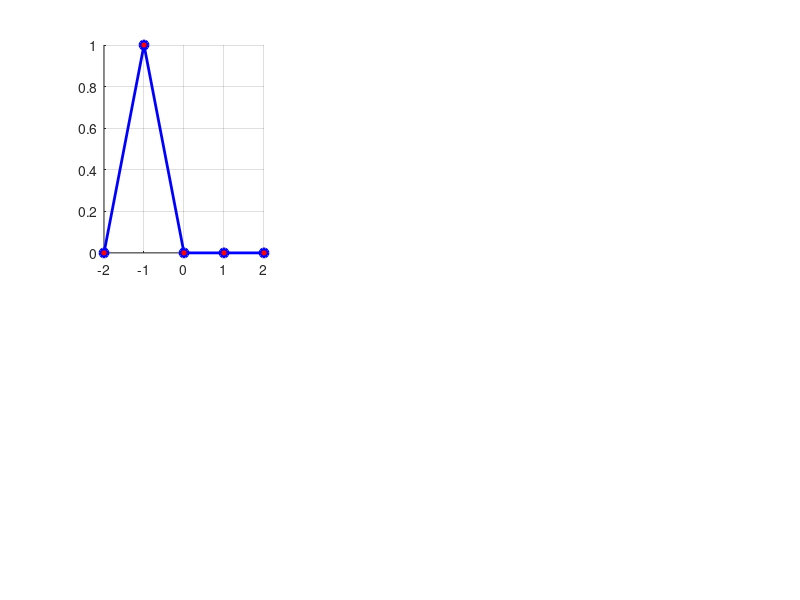

This chart was generated by the following MATLAB code: (Note: this script raises an error after producing the figure.)
clc;   clear all;
% close all;

% th_i =   30/180*pi;  % angle of incidence
% th_ind= 30/180*pi;         % angle at which the structure was designed to operate in a specific way (designed angle of incidence)
% th_rd =  -30/180*pi;  % - 2*th_ind; %retroreflection
th_i =   0/180*pi;  % angle of incidence
th_ind= 0/180*pi;         % angle at which the structure was designed to operate in a specific way (designed angle of incidence)
th_rd =  70/180*pi;  % - 2*th_ind; %retroreflection

th_i =  45/180*pi;  % 58.6003 % angle of incidence
th_ind= 45/180*pi;         % angle at which the structure was designed to operate in a specific way (designed angle of incidence)
th_rd =   -45/180*pi;  % - 2*th_ind; %retroreflection

%%
R= 0.99995%*sqrt(cos(th_ind)/cos(th_rd)); % define the retro reflectivity
%     = 0.99995  for Ana Diaz-Rubio$Eq.(2) ;  
%     adding term  *sqrt(cos(th_ind)/cos(th_rd))   for Ana Diaz-Rubio$Eq.(3)

%%
rho0=1.29; % density of the free medium
c0=343; % sound speed of the free medium

freq=2e3;  omega=2*pi*freq;   % designed frequency
lambda=c0/freq;           % designed wavelength
k0=2*pi/lambda;           % wavenumber of the incidence
%
N = 4;      % defines the last order of Fourier harmonic FOR THE IMPEDANCE expansion (should be EVEN)
%
thetain = 0;  % thetain = (0.01:0.4:pi/2.1);
dz = lambda*1;   Eledz = 20;
z = 0: dz/(Eledz-1) : dz;

for iez = 1:1:length(z)
    
    for ee = 1:1:length(thetain)
        
        D=lambda/(2*sin(th_ind));              D = lambda/ abs(sin(th_ind) - sin(th_rd));% satisfy phase 2\pi
        Dxn = D;
        
        for point = 1:1:length(D)
            
            Z0= rho0 * c0;  % wave impedance of free space for normal incidence
            
            %%
            offset = 0.5*Dxn/(2*N+1); % 0.5 - Middle point
            xn=0+offset: Dxn/(2*N+1): Dxn- Dxn/(2*N+1)+offset;  % coordinate along the gradient
            
            %% define surface impedance
            
            P0=1;      % amplitude of the incident wave
            
            P_t=P0*(exp(-1i*k0*sin(th_ind)*xn) + R*exp(-1i*k0*sin(th_rd)*xn +1i*pi*0 )); %  total pressure filed
            v_t=P0/Z0*(exp(-1i*k0*sin(th_ind)*xn) * cos(th_ind) -  R*exp(-1i*k0*sin(th_rd)*xn +1i*pi*0 ) * cos(th_rd)); % total particle velocity filed
            %             P_t=P0*(exp(-1i*k0*sin(th_ind)*xn) + R*0.5*exp(-1i*k0*sin(th_rd)*xn)+ R*0.5*exp(1i*k0*sin(th_rd)*xn)); %  total pressure filed
            %             v_t=P0/Z0*(exp(-1i*k0*sin(th_ind)*xn) * cos(th_ind) -  R*0.5*exp(-1i*k0*sin(th_rd)*xn ) * cos(th_rd)...
            %                                                                                        -  R*0.5*exp( 1i*k0*sin(th_rd)*xn ) * cos(th_rd)); % total particle velocity filed
            Zs = P_t./v_t; % required surface impedance
% % % % % %        Zs = -1i * Z0/cos(th_ind) * cot( (sin(th_ind) -  sin(th_rd)) *k0 *(xn-D/2) /2 );  % conventional design
             Phi_r = (sin(th_ind) -  sin(th_rd)) .*k0 .*xn;
%             Zs =  1i * Z0/cos(th_ind) .* cot( Phi_r ./2 );  % Ana Diaz-Rubio$Eq.(1); V.S. Asadchy2017 Eq(4)
%             Zs =  Z0 * (1+exp(1i*Phi_r))./(cos(th_ind)-cos(th_rd).*exp(1i.*Phi_r));  % Ana Diaz-Rubio$Eq.(2)
            Zs =  Z0/sqrt(cos(th_ind)*cos(th_rd)) .* (sqrt(cos(th_rd))+sqrt(cos(th_ind)).*exp(1i.*Phi_r))./...
                           (sqrt(cos(th_ind))-sqrt(cos(th_rd)).*exp(1i.*Phi_r));  % Ana Diaz-Rubio$Eq.(3)


            P_t=P0*(exp(-1i*k0*sin(th_ind)*xn) + R*exp(-1i*k0*sin(th_rd)*xn+  1i*pi * 0 )); % V.S. Asadchy2017 Eq.(5). total pressure filed
            %
            v_t=P0/Z0*(exp(-1i*k0*sin(th_ind)*xn) * cos(th_ind) -  R*exp(-1i*k0*sin(th_rd)*xn+  1i*pi * 0 ) * cos(th_rd)); % total particle velocity filed
            %             v_t=P0/Z0*(exp(-1i*k0*sin(th_ind)*xn) -  R*exp(-1i*k0*sin(th_rd)*xn) ); % total particle velocity filed
            %
            Zs = P_t./v_t; % required surface impedance


            %   in comsol          -i*Z0/cos(theta_i)*cot(k*(sin(theta_r) - sin(theta_i))*(x-D/2)/2)
            %% xx is the order of the harmonics
            for ii=1:N+1                        % auxiliary variable
                xx(ii)=ii;
            end
            xx= -(-xx+N/2+1);
            
            %% Finding Fourier harmonics of the impedance
            zp=(fftshift(fft(Zs)/(2*N+1)));
            
            %% Composing the impedance based on the determined harmonics, Z is impedance matrix
            
            Zs_Fourier=zeros(N+1,N+1);
            for in1=1:N+1     %row
                for in2=1:N+1 % colummn
                    Zs_Fourier(in1,in2)=zp(N+1+in2-in1);  % int2 and int1 ?: Zs_Fourier(in1,in2)=zp(N+1+in1-in2);
                end
            end
            
            Ya=zeros(N+1,N+1);
            for nn=1:N+1
                %%%%%%%%%%%%%%%%%%%%%%%%%%%%%%%%%%%%%%
                krx(nn) =   k0*sin(th_i) + 2*pi/D*(nn-1-N/2);
                krz(nn) = sqrt(k0^2- krx(nn)^2);     realkrz(nn) = real(krz(nn));  %     (krx./k0)*abs(b)
                %
                
                krx(nn) = isreal(krz(nn)) .* krx(nn);          %%%%%%%%%% important !%%%%%%
                krz(nn) = isreal(krz(nn)) .* krz(nn);          %%%%%%%%%% important !%%%%%%
                
                %
                zan(nn,1) =  rho0*omega/krz(nn) ; % Ya is a diagonal matrix with its main entry representing the admittance of each space harmonic
                theta_r(nn) = asin(krx(nn)/k0);
                
            end
            Za = diag(zan);  %%%
            Ya = (Za)^-1;  %%%
            
            I=eye(N+1); % I is the identity matrix
            REF = pinv(Zs_Fourier*Ya + I )*(Zs_Fourier*Ya - I );            % 'pinv' function works better than 'inv'
            
            Pin_m = zeros(N+1,1);
            Pin_m(N/2+1,1) = P0;  % specify here what incident harmonics excite the surface. by default only one propagating wave is incident.
            Pr_m = REF*Pin_m;                          % Prm gives the amplitudes of the reflected harmonics
            %%
            
            RekrzM(point,:) = realkrz/k0;
            theta_rM(point,:) = real(theta_r);
            
        end
        if ee==1
            Akrz = RekrzM;
            Btheta = theta_rM;
        else
            Akrz = horzcat(Akrz,RekrzM);
            Btheta = horzcat(Btheta,theta_rM);
        end
    end
    a = Pin_m;   b = Pr_m;
    
    %     b(N/2-2) = 0;
    %     b(N/2-1) = 0;
    %     b(N/2) = 0;
    % %     b(N/2+1) = 0;
    %     b(N/2+2) = 0;
    %     b(N/2+3) = 0;
    %     b(N/2+4) = 0;
    
    
    Elex = length(xn);
    
    for j = 1: Elex
        p_ref(j) =  ((exp(1i*krz*z(iez)*1)).*a.'*0 + (exp(-1i*krz*z(iez)*1)).*b.') ...
            *( sqrt(1/1) .*exp(-1i*krx*xn(j))  ).' ; % Eq.(6.41)
        v_ref(j) =  (( zan.^-1)' .*( (exp(1i*krz*z(iez)*1)).*a.'*0 - (exp(-1i*krz*z(iez)*1)).*b.' ) ) ...
            *( sqrt(1/1) .*exp(-1i*krx*xn(j)) ).';

        %% velocity direction
        v_ref_x(j) =  ((Z0* zan.^-1)' .*( (exp(1i*krz*z(iez)*1)).*a.'*0 + (exp(-1i*krz*z(iez)*1)).*b.'   .* krx./k0 ) ) ...
            *( sqrt(1/1) .*exp(-1i*krx*xn(j)) ).' /Z0;
        v_ref_y(j) =  ((Z0* zan.^-1)' .*( (exp(1i*krz*z(iez)*1)).*a.'*0 + (exp(-1i*krz*z(iez)*1)).*b.'   .* krz./k0 ) ) ...
            *( sqrt(1/1) .*exp(-1i*krx*xn(j)) ).' /Z0;

        %% total field
        p_tot(j) =  ((exp(1i*krz*z(iez)*1)).*a.'*1 + (exp(-1i*krz*z(iez)*1 )).*b.') ...
            *( sqrt(1/1) .*exp(-1i*krx*xn(j))  ).' ; % Eq.(6.41)
        v_tot(j) =  ((Z0* zan.^-1)' .*( (exp(1i*krz*z(iez)*1)).*a.'*1 - (exp(-1i*krz*z(iez)*1 )).*b.' ) ) ...
            *( sqrt(1/1) .*exp(-1i*krx*xn(j)) ).' /Z0;
        % total x y velocity
        v_tot_x(j) =  ((Z0* zan.^-1)' .*( (exp(1i*krz*z(iez)*1)).*a.'*sin(th_i) + (exp(-1i*krz*z(iez)*1)).*b.'   .* krx./k0 ) ) ...
            *( sqrt(1/1) .*exp(-1i*krx*xn(j)) ).' /Z0;
        v_tot_y(j) =  ((Z0* zan.^-1)' .*(  - (exp(1i*krz*z(iez)*1)).*a.'*cos(th_i) + (exp(-1i*krz*z(iez)*1)).*b.'   .* krz./k0 ) ) ...
            *( sqrt(1/1) .*exp(-1i*krx*xn(j)) ).' /Z0;
    end

    %%
    P_ref(iez, 1 :1: Elex )  = p_ref;       P_tot(iez, 1 :1: Elex )  = p_tot;
    V_ref(iez, 1 :1: Elex )  = v_ref;       V_tot(iez, 1 :1: Elex )   = v_tot;
    
    V_ref_x(iez, 1 :1: Elex )  = v_ref_x;         V_ref_y(iez, 1 :1: Elex )  =  v_ref_y;
    V_tot_x(iez, 1 :1: Elex )  = v_tot_x;         V_tot_y(iez, 1 :1: Elex )  =  v_tot_y;
    
    
end

% plot something

% Incident_Inten_tot = 0.5*real(P_t.*conj(v_t*Z0));   
Incident_Inten_tot = 0.5*real(P0*exp(-1i*k0*sin(th_ind)*xn).*conj(P0/Z0*(exp(-1i*k0*sin(th_ind)*xn) * cos(th_ind))))

ReInten_tot = 0.5*real(P_ref.*conj(V_tot));   

ReInten_ref_x =  0.5*real(P_ref.*conj(V_ref_x));        ReInten_ref_y =  0.5*real(P_ref.*conj(V_ref_y));
ReInten_tot_x =  0.5*real(P_tot.*conj(V_tot_x));        ReInten_tot_y  =  0.5*real(P_tot.*conj(V_tot_y));
%%
% angle_Intensity = atan(ReInten_y./ReInten_x)*180/pi;
Real_V_ref = real(V_ref);
ReInten_ref = 0.5*real(R*exp(-1i*k0*sin(th_rd)*xn  ).*conj(V_ref));

% [gx, gz] = gradient(Real_V_ref);

% Harmonics that propagating into far field.
iii = 1;
for nn=1:N+1
    if krz(nn)~=0
        harmonics(iii) = nn-1-N/2;
        marker_xx(iii) = nn;
        iii = iii+1;
    end
end

%% subplot
fontsz = 17; linewd = 1.5; markersz = 8; fontszgca = 3;
X = 0 :Dxn/(Elex-1): Dxn;   %z = 0: dz/(Eledz-1) : dz;  % z = z(end:-1:1);
[X, z] = meshgrid(X,  z);

beishu0 = 0.95;
% figure;
factor = dz/Dxn;   %*factor
n1 = 2; % number of rows
n2 = 3; % number of columns
figure('Position',[0 0 250*n2 250*n1*factor]+50);
nw = 0.6; % normalized width
nh = 0.6;  % normalized height
%%
for k1 = 1:n1
    for k2 = 1:n2
        h=subplot(n1, n2, (k1-1)*n2 + k2);
        
        %
        switch k1
            case 1
                switch k2
                    case 1
                        grid on;       %   grid minor;
                        hold on;
                        PP = plot(xx,abs(Pr_m),'-o','color','b','LineWidth',2,'MarkerFaceColor','r' );
                        hold on;
                        PP2 = plot(xx,abs(Pr_m),'d', 'MarkerIndices',marker_xx, 'MarkerFaceColor','g', 'MarkerSize',10);
                        xlabel('Harmonics $n$','Interpreter', 'LaTeX','FontSize',fontsz);
                        ylabel('Amplitude ($|A_n|/P_{\rm in}$)', 'Interpreter', 'LaTeX','FontSize',fontsz);
                        xlim([-3 3]);  xticks(-10:2:10); yticks(-10:0.5:10);  ylim([-0.0005 1]); 
                        legend('');   h = legend;   h.Visible = 'off';
                        set(legend,'Interpreter','latex','edgecolor','none','Location','northwest','FontSize',fontsz);
                        set(gca,'position',[(1-nw)/n2/2 + (k2-1)/n2+0.03, (1-nh)/n1/2 + 1-k1/n1,  nw/n2, nh/n1]*beishu0);
                    case 2
                        grid on;         grid minor;
                        hold on;        
                        PP = plot(xx,theta_r*180/pi,'-o','color','b','LineWidth',2,'MarkerFaceColor','r' );
                        hold on;
                        PP2 = plot(xx,theta_r*180/pi,'d', 'MarkerIndices',marker_xx, 'MarkerFaceColor','g', 'MarkerSize',7);
                        xlabel('Harmonics $n$','Interpreter', 'LaTeX','FontSize',fontsz);
                        ylabel('Reflected angle $\theta_{\rm r}$', 'Interpreter', 'LaTeX','FontSize',fontsz);
                        xlim([-3 3]); ylim([-90 90]); xticks(-10:2:10); yticks(-90:15:90); %colorbar('Ticks',[-90:30:90]);    caxis([-90 90]);
                        legend('');   h = legend;   h.Visible = 'off'; 
                        set(legend,'Interpreter','latex','edgecolor','none','Location','northwest','FontSize',fontsz);
                        set(gca,'position',[(1-nw)/n2/2 + (k2-1)/n2+0.03, (1-nh)/n1/2 + 1-k1/n1,  nw/n2, nh/n1]*beishu0);
                    case 3
                        plot(xn/Dxn,real(vpa(Zs,4))/Z0,'-o','color','k','LineWidth',2,'MarkerFaceColor','k')
                        xlabel('$x/D$', 'Interpreter', 'LaTeX','FontSize',fontsz);
                        ylabel('${\rm Re}(Z_s/Z0)$', 'Interpreter', 'LaTeX','FontSize',fontsz);
                        ylim([-0.2 0.2])
                        legend('');   h = legend;   h.Visible = 'off';
                        set(legend,'Interpreter','latex','edgecolor','none','Location','northwest','FontSize',fontsz);
                        grid on
                        set(gca,'position',[(1-nw)/n2/2 + (k2-1)/n2+0.03, (1-nh)/n1/2 + 1-k1/n1,  nw/n2, nh/n1]*beishu0);
                    case 4
                        plot(xn/Dxn,imag(Zs)/Z0,'-o','color','b','LineWidth',2,'MarkerFaceColor','b');
                        xlabel('$x/D$', 'Interpreter','LaTeX','FontSize',fontsz);
                        ylabel('${\rm Imag}(Z_s/Z0)$', 'Interpreter', 'LaTeX','FontSize',fontsz);
                        % xlim([-20 20])
                        legend('');   h = legend;   h.Visible = 'off';
                        set(legend,'Interpreter','latex','edgecolor','none','Location','northwest','FontSize',fontsz);
                        grid on
                        set(gca,'position',[(1-nw)/n2/2 + (k2-1)/n2+0.03, (1-nh)/n1/2 + 1-k1/n1,  nw/n2, nh/n1]*beishu0);
                    case 5
                        plot( xn/Dxn, - real(vpa(ReInten_tot_y(1,:)/ Incident_Inten_tot(1), 5)),'-d','color','k','LineWidth',2,'MarkerFaceColor','b');hold on;
                        plot( xn/Dxn,real(vpa(ReInten_tot_y(iez,:)/ Incident_Inten_tot(1), 5)),'--o','color','b','LineWidth',2,'MarkerFaceColor','b');hold on;
                        xlabel('$x/D$', 'Interpreter', 'LaTeX','FontSize',fontsz);
                        ylabel('$I_y$/$I_{\mathrm{i}}$', 'Interpreter', 'LaTeX','FontSize',fontsz);
%                                  ylim([-3e-4 3e-4]);  yticks(-3e-4:3e-4/3:3e-4); %colorbar('Ticks',[-90:30:90]);    caxis([-90 90]);
                        %                         ylabel('Ticks',[-4.46 -4.44]);
%                         colorbar('Ticks',[-10:2:10]);               caxis([-4.46 -4.44]);
                        legend('at $y=0$','at $y=d_z$');   h = legend;  % h.Visible = 'off';
                        set(legend,'Interpreter','latex','edgecolor','none','Location','northoutside','FontSize',fontsz);
                        grid on;
                        %                         ylabel('$y/D$', 'Interpreter', 'LaTeX','FontSize',fontsz);
                        set(gca,'position',[(1-nw)/n2/2 + (k2-1)/n2+0.03, (1-nh)/n1/2 + 1-k1/n1,  nw/n2, nh/n1]*beishu0);
% % %                         plot( xn/Dxn, real(vpa(ReInten_tot_x(1,:),5)),'-d','color','k','LineWidth',2,'MarkerFaceColor','b');hold on;
% % %                         plot( xn/Dxn,real(vpa(ReInten_tot_x(iez,:),5)),'--o','color','b','LineWidth',2,'MarkerFaceColor','b');hold on;
% % %                         xlabel('$x/D$', 'Interpreter', 'LaTeX','FontSize',fontsz);
% % %                         ylabel('$I_x$', 'Interpreter', 'LaTeX','FontSize',fontsz);
% % %                             ylim([-0e-3 1e-3]);  yticks(-0e-3:1e-3/4:1e-3); %colorbar('Ticks',[-90:30:90]);    caxis([-90 90]);
% % %                         %                         ylabel('Ticks',[-4.46 -4.44]);
% % % %                         colorbar('Ticks',[-10:2:10]);               caxis([-4.46 -4.44]);
% % %                         legend('at $y=0$','at $y=d_z$');   h = legend;  % h.Visible = 'off';
% % %                         set(legend,'Interpreter','latex','edgecolor','none','Location','northoutside','FontSize',fontsz);
% % %                         grid on;
% % %                         %                         ylabel('$y/D$', 'Interpreter', 'LaTeX','FontSize',fontsz);
% % %                         set(gca,'position',[(1-nw)/n2/2 + (k2-1)/n2+0.03, (1-nh)/n1/2 + 1-k1/n1,  nw/n2, nh/n1]*beishu0);
                    case 6
                        plot( z/dz,   real(vpa(ReInten_tot_x(:,1)/Incident_Inten_tot(1),5)),'-d','color','k','LineWidth',2,'MarkerFaceColor','b');hold on;
                        plot( z/dz, real(vpa(ReInten_tot_x(:,Elex- 0)/Incident_Inten_tot(1),5)),'--o','color','b','LineWidth',2,'MarkerFaceColor','b');hold on;
                        xlabel('$y/d_z$', 'Interpreter', 'LaTeX','FontSize',fontsz);
                        ylabel('$I_x$/$I_{\mathrm{i}}$', 'Interpreter', 'LaTeX','FontSize',fontsz);
                                    ylim([-2e-3 2e-3]);  yticks(-2e-3:1e-3:2e-3); %colorbar('Ticks',[-90:30:90]);    caxis([-90 90]);
                        %                         ylabel('Ticks',[-4.46 -4.44]);
%                         colorbar('Ticks',[0:0.5:2]*0.001);               
caxis([0 2]*0.001);
                        legend('at $x=0$','at $x= D$');  % h = legend;  % h.Visible = 'off';
                        set(legend,'Interpreter','latex','edgecolor','none','Location','northoutside','FontSize',fontsz);
                        grid on;
                        %                         ylabel('$y/D$', 'Interpreter', 'LaTeX','FontSize',fontsz);
                        set(gca,'position',[(1-nw)/n2/2 + (k2-1)/n2+0.03, (1-nh)/n1/2 + 1-k1/n1,  nw/n2, nh/n1]*beishu0);
% % %                         plot( z/dz, real(vpa(ReInten_tot_y(:,1),5)),'-d','color','k','LineWidth',2,'MarkerFaceColor','b');hold on;
% % %                         plot( z/dz,real(vpa(ReInten_tot_y(:,Elex),5)),'--o','color','b','LineWidth',2,'MarkerFaceColor','b');hold on;
% % %                         xlabel('$y/d_z$', 'Interpreter', 'LaTeX','FontSize',fontsz);
% % %                         ylabel('$I_y$', 'Interpreter', 'LaTeX','FontSize',fontsz);
% % %                                 ylim([-3e-4 3e-4]);  yticks(-3e-4:3e-4/3:3e-4); %colorbar('Ticks',[-90:30:90]);    caxis([-90 90]);
% % %                         %                         ylabel('Ticks',[-4.46 -4.44]);
% % % %                         colorbar('Ticks',[-10:2:10]);               caxis([-4.46 -4.44]);
% % %                         legend('at $x=0$','at $x= D$');  % h = legend;  % h.Visible = 'off';
% % %                         set(legend,'Interpreter','latex','edgecolor','none','Location','northoutside','FontSize',fontsz);
% % %                         grid on;
% % %                         %                         ylabel('$y/D$', 'Interpreter', 'LaTeX','FontSize',fontsz);
% % %                         set(gca,'position',[(1-nw)/n2/2 + (k2-1)/n2+0.03, (1-nh)/n1/2 + 1-k1/n1,  nw/n2, nh/n1]*beishu0);
                        %%
                        row = 1;   col = row;
                        conservation = - sum(ReInten_tot_x(1+row:iez-row,1+col)) ...
                                              + sum(ReInten_tot_x(1+row:iez-row, Elex-col)) ...
                                              - sum(ReInten_tot_y(1+row,1+col:Elex-col)) ...
                                             + sum(ReInten_tot_y(iez-row,1+col:Elex-col))
                end
                %%
                
                
            case 2
                switch k2
                    case 1
                        plot(xn/Dxn,imag(Zs)/Z0,'-o','color','b','LineWidth',2,'MarkerFaceColor','b');
                        xlabel('$x/D$', 'Interpreter','LaTeX','FontSize',fontsz);
                        ylabel('${\rm Imag}(Z_s/Z0)$', 'Interpreter', 'LaTeX','FontSize',fontsz);
                        % xlim([-20 20])
                        legend('');   h = legend;   h.Visible = 'off';
                        set(legend,'Interpreter','latex','edgecolor','none','Location','northwest','FontSize',fontsz);
                        grid on
                        set(gca,'position',[(1-nw)/n2/2 + (k2-1)/n2+0.03, (1-nh)/n1/2 + 1-k1/n1,  nw/n2, nh/n1]*beishu0);
                    case 2
                        plot( xn/Dxn,  real(vpa(ReInten_tot_y(1,:)/ Incident_Inten_tot(1), 5)),'-d','color','k','LineWidth',2,'MarkerFaceColor','b');hold on;
                        plot( xn/Dxn,real(vpa(ReInten_tot_y(iez,:)/ Incident_Inten_tot(1), 5)),'--o','color','b','LineWidth',2,'MarkerFaceColor','b');hold on;
                        xlabel('$x/D$', 'Interpreter', 'LaTeX','FontSize',fontsz);
                        ylabel('$I_y$/$I_{\mathrm{i}}$', 'Interpreter', 'LaTeX','FontSize',fontsz);
                                 ylim([-10e-3 10e-3]);  yticks(-10e-3:10e-3/2:10e-3); %colorbar('Ticks',[-90:30:90]);    caxis([-90 90]);
                        %                         ylabel('Ticks',[-4.46 -4.44]);
%                         colorbar('Ticks',[-10:2:10]);               caxis([-4.46 -4.44]);
                        legend('at $y=0$','at $y=d_z$');   h = legend;  % h.Visible = 'off';
                        set(legend,'Interpreter','latex','edgecolor','none','Location','northoutside','FontSize',fontsz);
                        grid on;
                        %                         ylabel('$y/D$', 'Interpreter', 'LaTeX','FontSize',fontsz);
                        set(gca,'position',[(1-nw)/n2/2 + (k2-1)/n2+0.03, (1-nh)/n1/2 + 1-k1/n1,  nw/n2, nh/n1]*beishu0);
% % %                         plot( xn/Dxn, real(vpa(ReInten_tot_x(1,:),5)),'-d','color','k','LineWidth',2,'MarkerFaceColor','b');hold on;
% % %                         plot( xn/Dxn,real(vpa(ReInten_tot_x(iez,:),5)),'--o','color','b','LineWidth',2,'MarkerFaceColor','b');hold on;
% % %                         xlabel('$x/D$', 'Interpreter', 'LaTeX','FontSize',fontsz);
% % %                         ylabel('$I_x$', 'Interpreter', 'LaTeX','FontSize',fontsz);
% % %                             ylim([-0e-3 1e-3]);  yticks(-0e-3:1e-3/4:1e-3); %colorbar('Ticks',[-90:30:90]);    caxis([-90 90]);
% % %                         %                         ylabel('Ticks',[-4.46 -4.44]);
% % % %                         colorbar('Ticks',[-10:2:10]);               caxis([-4.46 -4.44]);
% % %                         legend('at $y=0$','at $y=d_z$');   h = legend;  % h.Visible = 'off';
% % %                         set(legend,'Interpreter','latex','edgecolor','none','Location','northoutside','FontSize',fontsz);
% % %                         grid on;
% % %                         %                         ylabel('$y/D$', 'Interpreter', 'LaTeX','FontSize',fontsz);
% % %                         set(gca,'position',[(1-nw)/n2/2 + (k2-1)/n2+0.03, (1-nh)/n1/2 + 1-k1/n1,  nw/n2, nh/n1]*beishu0);
                    case 3
                        plot( z/dz,   real(vpa(ReInten_tot_x(:,1)/Incident_Inten_tot(1),5)),'-d','color','k','LineWidth',2,'MarkerFaceColor','b');hold on;
                        plot( z/dz, real(vpa(ReInten_tot_x(:,Elex- 0)/Incident_Inten_tot(1),5)),'--o','color','b','LineWidth',2,'MarkerFaceColor','b');hold on;
                        xlabel('$y/d_z$', 'Interpreter', 'LaTeX','FontSize',fontsz);
                        ylabel('$I_x$/$I_{\mathrm{i}}$', 'Interpreter', 'LaTeX','FontSize',fontsz);
                                    ylim([-10e-3 10e-3]);  yticks(-10e-3:10e-3/2:10e-3); %colorbar('Ticks',[-90:30:90]);    caxis([-90 90]);
                        %                         ylabel('Ticks',[-4.46 -4.44]);
%                         colorbar('Ticks',[0:0.5:2]*0.001);               
caxis([0 2]*0.001);
                        legend('at $x=0$','at $x= D$');  % h = legend;  % h.Visible = 'off';
                        set(legend,'Interpreter','latex','edgecolor','none','Location','northoutside','FontSize',fontsz);
                        grid on;
                        %                         ylabel('$y/D$', 'Interpreter', 'LaTeX','FontSize',fontsz);
                        set(gca,'position',[(1-nw)/n2/2 + (k2-1)/n2+0.03, (1-nh)/n1/2 + 1-k1/n1,  nw/n2, nh/n1]*beishu0);
                    case 4
                        surf( X/D, z/D, real(V_tot), 'LineStyle','none');
                        view(2);  colormap(jet(80));   shading interp;
                        colorbar('Ticks',[-2:1:2]*0.0001);   caxis([-2 2]*0.0001);  c3 = caxis;
                        xlim([0 Dxn/D]); ylim([0 dz/D]);  xticks(0:0.5:10); yticks(0:0.5:10);
                        title('$v_{\mathrm{t}}$','Interpreter','latex','FontSize',fontsz+3);
                        xlabel('$x/D$','Interpreter', 'LaTeX','FontSize',fontsz);
                        %                         ylabel('$y/D$', 'Interpreter', 'LaTeX','FontSize',fontsz);  ;
                        set(gca,'position',[(1-nw)/n2/2 + (k2-1)/n2+0.03, (1-nh)/n1/2 + 1-k1/n1,  nw/n2, nh/n1]*beishu0);
                    case 5
                        contour(X/D, z/D, Real_V_ref,10,'ShowText','off', 'LineWidth',1);
                        %colorbar('Ticks',[-10:0.5:10]);
                        xlabel('$x/D$','Interpreter', 'LaTeX','FontSize',fontsz);
%                         ylabel('$y/D$', 'Interpreter', 'LaTeX','FontSize',fontsz);
                        xlim([0 Dxn/D]); ylim([0 dz/D]);  xticks(0:0.5:10); yticks(0:0.5:10);
                        hold on;
                      % step = 3;  hh = quiver(X(1:step:iez,1:step:Elex)/D, z(1:step:iez,1:step:Elex)/D,  cos(ReInten(1:step:iez,1:step:Elex)).*sign(ReInten(1:step:iez,1:step:Elex)) .* abs(Inten(1:step:iez,1:step:Elex)),  sin(ReInten(1:step:iez,1:step:Elex)) .* abs(Inten(1:step:iez,1:step:Elex)), 'MaxHeadSize', 0.15 ,'AutoScaleFactor', 2 ,'AutoScale','on');
                        step = 3;  hh = quiver(X(1:step:iez,1:step:Elex)/D, z(1:step:iez,1:step:Elex)/D,  ...
                              ReInten_ref_x(1:step:iez,1:step:Elex) .* abs(ReInten_tot(1:step:iez,1:step:Elex)), ...
                              ReInten_ref_y(1:step:iez,1:step:Elex) .* abs(ReInten_tot(1:step:iez,1:step:Elex)), 'MaxHeadSize', 0.15 ,'AutoScaleFactor', 2 ,'AutoScale','on');
                        hold off;
                        t = title('$I_{\mathrm{r}}$','Interpreter','latex','FontSize',fontsz);
                        set(gca,'position',[(1-nw)/n2/2 + (k2-1)/n2+0.03, (1-nh)/n1/2 + 1-k1/n1,  nw/n2, nh/n1]*beishu0);
                    case 6
                        contour(X/D, z/D, Real_V_ref,10,'ShowText','off', 'LineWidth',1);
                        %colorbar('Ticks',[-10:0.5:10]);
                        xlabel('$x/D$','Interpreter', 'LaTeX','FontSize',fontsz);
%                         ylabel('$y/D$', 'Interpreter', 'LaTeX','FontSize',fontsz);
                        xlim([0 Dxn/D]); ylim([0 dz/D]);  xticks(0:0.5:10); yticks(0:0.5:10);
                        hold on;
                        %%
                        step = 1;  hh = quiver(X(1:step:iez,1:step:Elex)/D, z(1:step:iez,1:step:Elex)/D,  ...
                                      ReInten_tot_x(1:step:iez,1:step:Elex) .* abs(ReInten_tot(1:step:iez,1:step:Elex)), ...
                                      ReInten_tot_y(1:step:iez,1:step:Elex) .* abs(ReInten_tot(1:step:iez,1:step:Elex)), ...
                                      'MaxHeadSize', 0.15 ,'AutoScaleFactor', 2 ,'AutoScale','on');
                        %%
                        hold off;
                        t = title('$I_{\mathrm{t}}$','Interpreter','latex','FontSize',fontsz);
                        set(gca,'position',[(1-nw)/n2/2 + (k2-1)/n2+0.03, (1-nh)/n1/2 + 1-k1/n1,  nw/n2, nh/n1]*beishu0);
                end
        end
        
    end
end

%
subplot(2, n2, [1 2])
% hp = get(subplot(2,n2,[1 2]),'Position');
% h = colorbar('Position', [hp(1)+hp(3)/2  hp(2)*1  0.015  hp(2)+hp(3)*5]);

yyaxis left;
% title('Plots with Different y-Scales');
grid on;       %   grid minor;
hold on;
PP = plot(xx,abs(Pr_m),'-o','LineWidth',2,'MarkerFaceColor','b' ); %,'color','b'
hold on;
PP2 = plot(xx,abs(Pr_m),'o', 'MarkerIndices',marker_xx, 'MarkerFaceColor','g', 'MarkerSize',10);
xlabel('Harmonics $n$','Interpreter', 'LaTeX','FontSize',fontsz);
ylabel('Amplitude ($|A_n|/P_{\rm in}$)', 'Interpreter', 'LaTeX','FontSize',fontsz);
xlim([-3 3]);  xticks(-10:1:10); yticks(-10:0.2:10);  ylim([-0.0005 1]);
legend('');   h = legend;   h.Visible = 'off';
set(legend,'Interpreter','latex','edgecolor','none','Location','northwest','FontSize',fontsz);
%
yyaxis right;
grid on;       %grid minor;
hold on;
PP = plot(xx,theta_r*180/pi,'--s','LineWidth',2,'MarkerFaceColor','r' ); % ,'color','b'
hold on;
PP2 = plot(xx,theta_r*180/pi,'s', 'MarkerIndices',marker_xx, 'MarkerFaceColor','g', 'MarkerSize',10);
%                         xlabel('Harmonics $n$','Interpreter', 'LaTeX','FontSize',fontsz);
ylabel('Reflected angle $\theta_{\rm r}$', 'Interpreter', 'LaTeX','FontSize',fontsz);
xlim([-4 4]); ylim([-90 90]); xticks(-10:1:10); yticks(-90:15:90); %colorbar('Ticks',[-90:30:90]);    caxis([-90 90]);
legend('');   h = legend;   h.Visible = 'off';
set(legend,'Interpreter','latex','edgecolor','none','Location','northwest','FontSize',fontsz);
set(gca,'position',[0.513*0.5    0.5838    0.2866*0.9    0.3412]*beishu0);
hold off

print(gcf, '-djpeg', '-r300', './Fig1_retro_45du20211219.jpg');
print(gcf, '-depsc2', '-r300', './Fig1_retro_45du20211219.eps');

% figure; More Clear
% % % figure('Position',[0 0 2000*Dxn 2000*dz]+50);
% % % step = 1;  hh = quiver(X(1:step:iez,1:step:Elex)/D, z(1:step:iez,1:step:Elex)/D,  ...
% % %     ReInten_tot_x(1:step:iez,1:step:Elex) .* abs(ReInten_tot(1:step:iez,1:step:Elex)), ...
% % %     ReInten_tot_y(1:step:iez,1:step:Elex) .* abs(ReInten_tot(1:step:iez,1:step:Elex)), ...
% % %     'MaxHeadSize', 0.15 ,'AutoScaleFactor', 2 ,'AutoScale','on');
% % % %
% % % % hold off;
% % % t = title('$I_{\mathrm{t}}$','Interpreter','latex','FontSize',fontsz);

